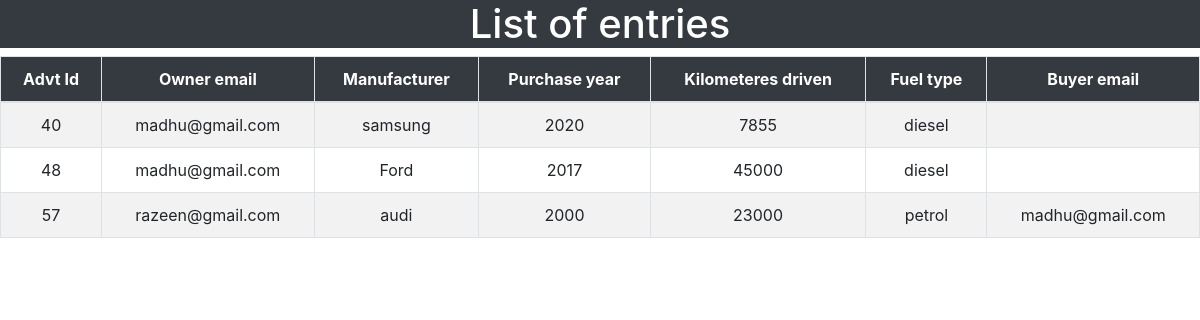
Page /car_summary.php on the committed database.
### tables this page shows
CREATE TABLE `car` (
  `product_id` int(100) NOT NULL,
  `model_name` varchar(255) DEFAULT NULL,
  `manufacturer` varchar(255) DEFAULT NULL,
  `year_of_purchase` varchar(255) DEFAULT NULL,
  `fueltype` varchar(225) DEFAULT NULL,
  `kilometers_driven` bigint(200) DEFAULT NULL,
  `ad_description` varchar(255) DEFAULT NULL,
  `expected_price` varchar(255) DEFAULT NULL
);

CREATE TABLE `advertisement` (
  `advt_id` int(100) NOT NULL,
  `item_name` varchar(255) DEFAULT NULL,
  `item_type` varchar(255) DEFAULT NULL,
  `date_of_init` varchar(255) DEFAULT NULL,
  `date_of_exp` varchar(255) DEFAULT NULL,
  `owner_id` varchar(255) DEFAULT NULL,
  `buyer_id` varchar(255) DEFAULT NULL
);

### car_summary.php (the view, shortened to what this page needs)
<html>
    <head>
<link rel="stylesheet" href="https://maxcdn.bootstrapcdn.com/bootstrap/4.5.2/css/bootstrap.min.css">
</head>
<body>
<div class="main-div">
    <h1 class="text-center text-white bg-dark">List of entries</h1>
          <div class="center-div">
        <div class="table-responsive">
            <table class="table table-bordered table-striped table-hover text-center">
                <thead class="bg-dark text-white">
                    <tr>
                        <th>Advt Id</th>
                        <th>Owner email</th>
                        <th>Manufacturer</th>
                        <th>Purchase year</th>
                        <th>Kilometeres driven</th>
                        <th>Fuel type</th>
                        <th>Buyer email</th>
                   </tr>
                </thead>
                <tbody>
                <?php
                    $username= "root";
                    $password = "";
                    $server = 'localhost';
                    $db = 'olx';
                    $con = mysqli_connect($server,$username,$password,$db);
                   $selectquery = "select a.advt_id,a.owner_id,b.manufacturer,b.year_of_purchase,b.kilometers_driven,b.fueltype,a.buyer_id from advertisement a inner join car b on a.advt_id=b.product_id";
                    $query = mysqli_query($con,$selectquery);
                    while($res = mysqli_fetch_array($query)){
                        ?>
                        <tr>
                        <td><?php echo $res['advt_id'];?></td>
                        <td><?php echo $res['owner_id'];?></td>
                        <td><?php echo $res['manufacturer'] ?></td>
                        <td><?php echo $res['year_of_purchase'] ?></td>
                        <td><?php echo $res['kilometers_driven'];?></td>
                        <td><?php echo $res['fueltype'];?></td>
                        <td><?php echo $res['buyer_id'];?></td>
                        </tr>
                    <?php
                    }
                    ?>
                </tbody>
            </table>
        </div>
    </div>
</body>
</html>

### rows in the picture
car: product_id.advt_id "40", product_id.owner_id "madhu@gmail.com", manufacturer "samsung", year_of_purchase "2020", kilometers_driven "7855", fueltype "diesel"
car: product_id.advt_id "48", product_id.owner_id "madhu@gmail.com", manufacturer "Ford", year_of_purchase "2017", kilometers_driven "45000", fueltype "diesel"
car: product_id.advt_id "57", product_id.owner_id "razeen@gmail.com", manufacturer "audi", year_of_purchase "2000", kilometers_driven "23000", fueltype "petrol", product_id.buyer_id "madhu@gmail.com"
